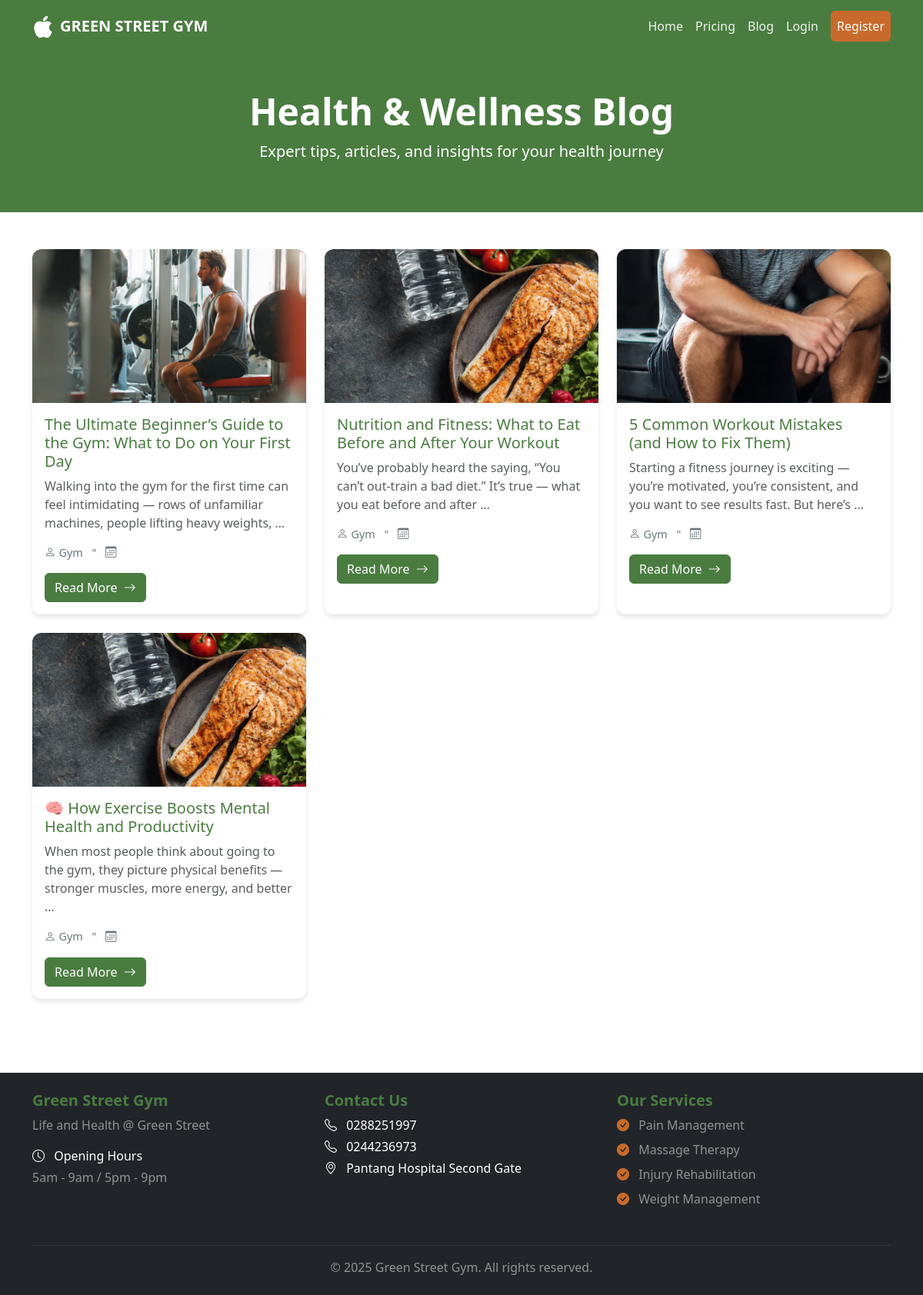
Screenshot of /blog/ with the database file from the repository.
### blog/models.py (models this page shows, shortened)
class BlogPost(models.Model):
    title = models.CharField(max_length=200)
    slug = models.SlugField(unique=True, blank=True)
    author = models.ForeignKey(settings.AUTH_USER_MODEL, on_delete=models.CASCADE, related_name='blog_posts')
    content = models.TextField()
    excerpt = models.TextField(max_length=300, blank=True)
    featured_image = models.ImageField(upload_to='blog_images/', blank=True, null=True)
    is_published = models.BooleanField(default=False)
    created_at = models.DateTimeField(auto_now_add=True)
    updated_at = models.DateTimeField(auto_now=True)
    published_at = models.DateTimeField(null=True, blank=True)
    class Meta:
        ordering = ['-created_at']

### accounts/models.py (models this page shows, shortened)
class User(AbstractUser):
    email = models.EmailField(unique=True)
    phone_number = models.CharField(max_length=15, blank=True)
    is_approved = models.BooleanField(default=False, help_text="Designates whether this user has been approved by admin.")
    date_of_birth = models.DateField(null=True, blank=True)
    address = models.TextField(blank=True)
    profile_picture = models.ImageField(upload_to='profile_pics/', blank=True, null=True)
    created_at = models.DateTimeField(auto_now_add=True)
    updated_at = models.DateTimeField(auto_now=True)
    class Meta:
        ordering = ['-created_at']

### blog/views.py (the view)
# urls.py: path('', views.blog_list, name='list'),
def blog_list(request):
    blogs = BlogPost.objects.filter(is_published=True).order_by('-published_at')
    return render(request, 'blog/list.html', {'blogs': blogs})

### templates/blog/list.html (shortened to what this page needs)
{% extends 'base.html' %}
{% load static %}
{% block content %}
<section class="bg-gym-green text-white py-5">
    <div class="container text-center">
        <h1 class="display-5 fw-bold mb-2">Health & Wellness Blog</h1>
        <p class="lead">Expert tips, articles, and insights for your health journey</p>
    </div>
</section>
<section class="py-5">
    <div class="container">
        {% if blogs %}
            <div class="row g-4">
                {% for blog in blogs %}
                <div class="col-md-6 col-lg-4">
                    <div class="card blog-card">
                        {% if blog.featured_image %}
                        <img src="{{ blog.featured_image.url }}" class="card-img-top" alt="{{ blog.title }}">
                        {% else %}
                        <div class="bg-gym-green text-white d-flex align-items-center justify-content-center" style="height: 200px;">
                            <i class="bi bi-journal-text" style="font-size: 4rem;"></i>
                        </div>
                        {% endif %}
                        <div class="card-body">
                            <h5 class="card-title text-gym-green">
                                <a href="{% url 'blog:detail' blog.slug %}" class="text-decoration-none text-gym-green">
                                    {{ blog.title }}
                                </a>
                            </h5>
                            <p class="card-text text-muted">
                                {{ blog.excerpt|default:blog.content|truncatewords:20 }}
                            </p>
                            <div class="blog-meta mb-3">
                                <i class="bi bi-person me-1"></i>{{ blog.author.username }}
                                <span class="mx-2">"</span>
                                <i class="bi bi-calendar3 me-1"></i>{{ blog.published_at|date:"M d, Y" }}
                            </div>
                            <a href="{% url 'blog:detail' blog.slug %}" class="btn btn-gym-green">
                                Read More <i class="bi bi-arrow-right ms-1"></i>
                            </a>
                        </div>
                    </div>
                </div>
                {% endfor %}
            </div>
        {% endif %}
    </div>
</section>
{% endblock %}

### templates/base.html (shortened to what this page needs)
{% load static %}
<!DOCTYPE html>
<html lang="en">
<head>
    <link href="https://cdn.jsdelivr.net/npm/bootstrap@5.3.2/dist/css/bootstrap.min.css" rel="stylesheet">
    <link rel="stylesheet" href="https://cdn.jsdelivr.net/npm/bootstrap-icons@1.11.1/font/bootstrap-icons.css">
    <link rel="stylesheet" href="{% static 'css/style.css' %}">
</head>
<body>
    <nav class="navbar navbar-expand-lg navbar-dark bg-gym-green sticky-top">
        <div class="container">
            <a class="navbar-brand d-flex align-items-center" href="{% url 'home' %}">
                <i class="bi bi-apple fs-3 me-2"></i>
                <span class="fw-bold">GREEN STREET GYM</span>
            </a>
            <div class="collapse navbar-collapse" id="navbarNav">
                <ul class="navbar-nav ms-auto">
                    {% if not user.is_authenticated %}
                    <li class="nav-item">
                        <a class="nav-link" href="{% url 'home' %}">Home</a>
                    </li>
                    <li class="nav-item">
                        <a class="nav-link" href="{% url 'pricing' %}">Pricing</a>
                    </li>
                    {% endif %}
                    <li class="nav-item">
                        <a class="nav-link" href="{% url 'blog:list' %}">Blog</a>
                    </li>
                    {% if user.is_authenticated %}
                        <li class="nav-item">
                            <a class="nav-link" href="{% url 'dashboard:home' %}">Dashboard</a>
                        </li>
                        <li class="nav-item dropdown">
                            <a class="nav-link dropdown-toggle" href="#" id="navbarDropdown" role="button" data-bs-toggle="dropdown">
                                <i class="bi bi-person-circle"></i> {{ user.username }}
                            </a>
                            <ul class="dropdown-menu">
                                {% if user.is_staff %}
                                <li><a class="dropdown-item" href="{% url 'admin:index' %}"><i class="bi bi-gear"></i> Admin</a></li>
                                <li><hr class="dropdown-divider"></li>
                                {% endif %}
                                <li><a class="dropdown-item" href="{% url 'accounts:logout' %}"><i class="bi bi-box-arrow-right"></i> Logout</a></li>
                            </ul>
                        </li>
                    {% else %}
                        <li class="nav-item">
                            <a class="nav-link" href="{% url 'accounts:login' %}">Login</a>
                        </li>
                        <li class="nav-item">
                            <a class="nav-link btn btn-gym-orange text-white ms-2" href="{% url 'accounts:register' %}">Register</a>
                        </li>
                    {% endif %}
                </ul>
            </div>
        </div>
    </nav>
    <main>
        {% block content %}{% endblock %}
    </main>
    <footer class="bg-dark text-white mt-5 py-4">
        <div class="container">
            <div class="row">
                <div class="col-md-4 mb-3">
                    <h5 class="text-gym-green fw-bold">Green Street Gym</h5>
                    <p class="text-white-50">Life and Health @ Green Street</p>
                    <p class="mb-1 text-white"><i class="bi bi-clock me-2"></i> Opening Hours</p>
                    <p class="text-white-50">5am - 9am / 5pm - 9pm</p>
                </div>
                <div class="col-md-4 mb-3">
                    <h5 class="text-gym-green fw-bold">Contact Us</h5>
                    <p class="mb-1 text-white"><i class="bi bi-telephone me-2"></i> 0288251997</p>
                    <p class="mb-1 text-white"><i class="bi bi-telephone me-2"></i> 0244236973</p>
                    <p class="mb-1 text-white"><i class="bi bi-geo-alt me-2"></i> Pantang Hospital Second Gate</p>
                </div>
                <div class="col-md-4 mb-3">
                    <h5 class="text-gym-green fw-bold">Our Services</h5>
                    <ul class="list-unstyled text-white-50">
                        <li class="mb-2"><i class="bi bi-check-circle-fill text-gym-orange me-2"></i> Pain Management</li>
                        <li class="mb-2"><i class="bi bi-check-circle-fill text-gym-orange me-2"></i> Massage Therapy</li>
                        <li class="mb-2"><i class="bi bi-check-circle-fill text-gym-orange me-2"></i> Injury Rehabilitation</li>
                        <li class="mb-2"><i class="bi bi-check-circle-fill text-gym-orange me-2"></i> Weight Management</li>
                    </ul>
                </div>
            </div>
            <hr class="border-secondary">
            <div class="text-center">
                <p class="mb-0 text-white-50">&copy; 2025 Green Street Gym. All rights reserved.</p>
            </div>
        </div>
    </footer>
</body>
</html>

### static/css/style.css (style rules this page uses)
:root { --gym-green: #4a7c40; --gym-green-dark: #3a6230; --gym-green-light: #5a9c50; --gym-orange: #c86a2b; --gym-orange-dark: #a85515; --gym-brown: #6b4423; --gym-purple: #8b5a9d; --gym-purple-dark: #6b3a7d; --gym-purple-light: #ab7abd; --gym-light-bg: #f8f9fa; --gym-teal: #4a8c8c; }
body { font-family: 'Segoe UI', Tahoma, Geneva, Verdana, sans-serif; min-height: 100vh; display: flex; flex-direction: column; }
main { flex: 1; }
.bg-gym-green { background-color: var(--gym-green) !important; }
.navbar-brand { font-size: 1.25rem; }
.navbar-dark .navbar-nav .nav-link { color: rgba(255, 255, 255, 0.9); transition: color 0.3s ease; }
.btn-gym-orange { background-color: var(--gym-orange); border-color: var(--gym-orange); transition: all 0.3s ease; }
.btn-gym-green { background-color: var(--gym-green); border-color: var(--gym-green); color: white; transition: all 0.3s ease; }
.text-gym-green { color: var(--gym-green) !important; }
.text-gym-orange { color: var(--gym-orange) !important; }
.card { border: none; border-radius: 12px; box-shadow: 0 4px 6px rgba(0,0,0,0.1); transition: all 0.3s ease; }
.blog-card { height: 100%; transition: all 0.3s ease; }
.blog-card img { height: 200px; object-fit: cover; border-radius: 12px 12px 0 0; }
.blog-meta { color: #6c757d; font-size: 0.9rem; }

### rows the page displays
BlogPost: featured_image (picture), title "The Ultimate Beginner’s Guide to the Gym: What to Do on Your First Day", excerpt "Walking into the gym for the first time can feel intimidating — rows of unfamiliar machines, people lifting heavy weights, …", author.username "Gym"
BlogPost: featured_image (picture), title "Nutrition and Fitness: What to Eat Before and After Your Workout", excerpt "You’ve probably heard the saying, “You can’t out-train a bad diet.” It’s true — what you eat before and after …", author.username "Gym"
BlogPost: featured_image (picture), title "5 Common Workout Mistakes (and How to Fix Them)", excerpt "Starting a fitness journey is exciting — you’re motivated, you’re consistent, and you want to see results fast. But here’s …", author.username "Gym"
BlogPost: featured_image (picture), title "🧠 How Exercise Boosts Mental Health and Productivity", excerpt "When most people think about going to the gym, they picture physical benefits — stronger muscles, more energy, and better …", author.username "Gym"
